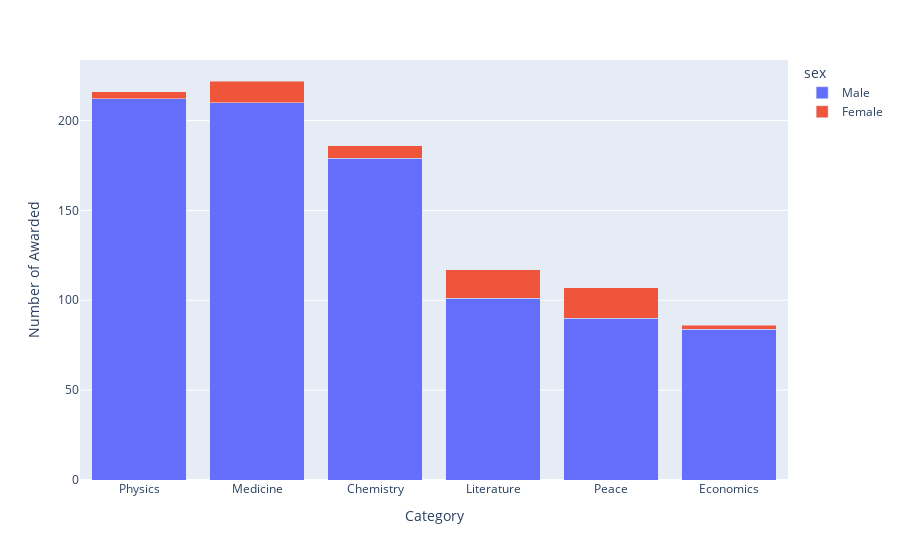

Notebook code for this chart:
### Code cell
bar_chart = px.bar(df_gender_category_count,
                   x="category",
                   y="count",
                   color="sex",
                   barmode="stack")
bar_chart.update_layout(xaxis_title="Category", yaxis_title="Number of Awarded")
bar_chart.show()

### Figure 1 — Plotly figure (JSON) as saved in the notebook; plotly's stock layout.template omitted (floating-point values rounded to 4 significant figures)
{"data": [{"alignmentgroup": "True", "hovertemplate": "sex=Male<br>category=%{x}<br>count=%{y}<extra></extra>", "legendgroup": "Male", "marker": {"color": "#636efa", "pattern": {"shape": ""}}, "name": "Male", "offsetgroup": "Male", "orientation": "v", "showlegend": true, "textposition": "auto", "type": "bar", "x": ["Physics", "Medicine", "Chemistry", "Literature", "Peace", "Economics"], "xaxis": "x", "y": [212, 210, 179, 101, 90, 84], "yaxis": "y"}, {"alignmentgroup": "True", "hovertemplate": "sex=Female<br>category=%{x}<br>count=%{y}<extra></extra>", "legendgroup": "Female", "marker": {"color": "#EF553B", "pattern": {"shape": ""}}, "name": "Female", "offsetgroup": "Female", "orientation": "v", "showlegend": true, "textposition": "auto", "type": "bar", "x": ["Peace", "Literature", "Medicine", "Chemistry", "Physics", "Economics"], "xaxis": "x", "y": [17, 16, 12, 7, 4, 2], "yaxis": "y"}], "layout": {"barmode": "stack", "legend": {"title": {"text": "sex"}, "tracegroupgap": 0}, "margin": {"t": 60}, "xaxis": {"anchor": "y", "domain": [0, 1], "title": {"text": "Category"}}, "yaxis": {"anchor": "x", "domain": [0, 1], "title": {"text": "Number of Awarded"}}}}
